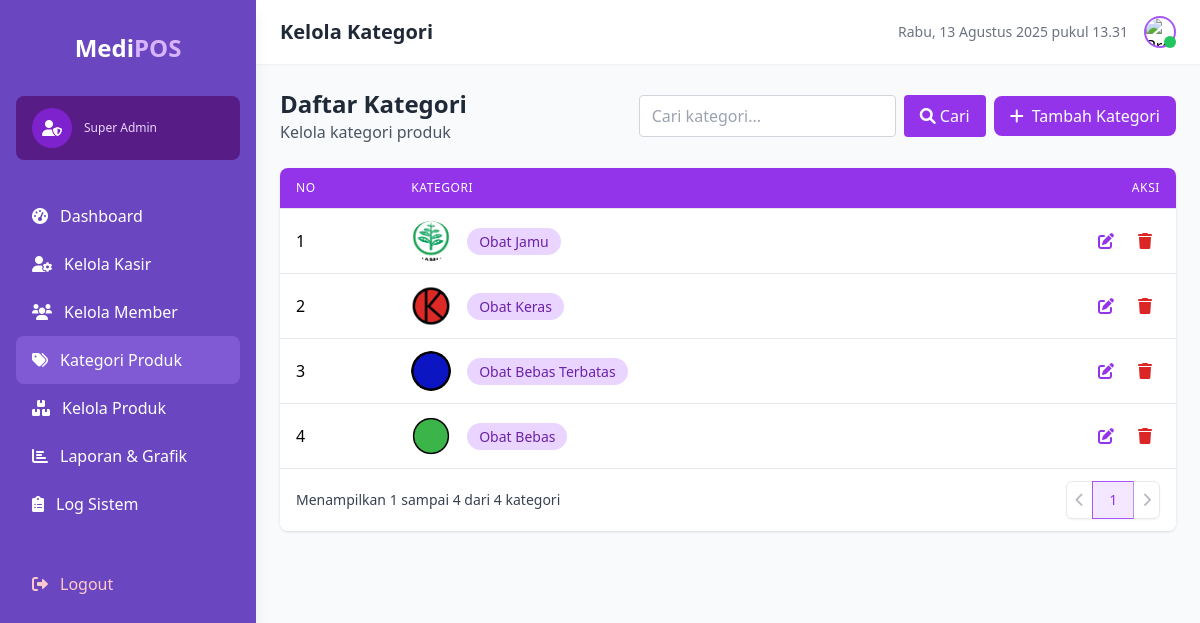
Screenshot of /admin/manage_category.php with the database file from the repository.
### tables this page shows
CREATE TABLE `category` (
  `id` int(11) NOT NULL,
  `category` varchar(255) NOT NULL,
  `image` varchar(255) NOT NULL
);

### admin/manage_category.php (the view, shortened to what this page needs)
<?php
require '../service/connection.php';
$email = $_SESSION['email'];
$query = mysqli_query($conn, "SELECT * FROM admin WHERE email = '$email'");
$admin = mysqli_fetch_assoc($query);
$image = !empty($admin['image']) ? '../uploads/' . $admin['image'] : '../assets/default.jpg';
$results_per_page = 10;
$page = isset($_GET['page']) ? (int)$_GET['page'] : 1;
$offset = ($page - 1) * $results_per_page;
$total_query = mysqli_query($conn, "SELECT COUNT(*) as total FROM category");
$total_row = mysqli_fetch_assoc($total_query);
$total_pages = ceil($total_row['total'] / $results_per_page);
$kategoriData = mysqli_query($conn, "SELECT * FROM category ORDER BY id DESC LIMIT $offset, $results_per_page");
$search = isset($_GET['search']) ? trim($_GET['search']) : '';
if ($search !== '') {
    $query = "SELECT * FROM category WHERE category LIKE ? ORDER BY category ASC";
    $stmt = $conn->prepare($query);
    $search_param = "%$search%";
    $stmt->bind_param("s", $search_param);
    $stmt->execute();
    $kategoriData = $stmt->get_result();
    $stmt->close();
} else {
    $kategoriData = mysqli_query($conn, "SELECT * FROM category ORDER BY id DESC LIMIT $offset, $results_per_page");
}
?>
<!DOCTYPE html>
<html lang="en">
<head>
    <script src="https://cdn.tailwindcss.com"></script>
    <link href="https://cdnjs.cloudflare.com/ajax/libs/font-awesome/6.0.0-beta3/css/all.min.css" rel="stylesheet">
</head>
<body class="bg-gray-50">
    <div class="flex h-screen">
        <div class="sidebar w-64 px-4 py-8 shadow-lg fixed h-full">
            <div class="flex items-center justify-center mb-8">
                <h1 class="text-2xl font-bold">
                    <span class="text-white">Medi</span><span class="text-purple-300">POS</span>
                </h1>
            </div>
            <div class="flex items-center px-4 py-3 mb-6 rounded-lg bg-purple-900">
                <div class="w-10 h-10 rounded-full bg-purple-700 flex items-center justify-center">
                    <i class="fas fa-user-shield text-white"></i>
                </div>
                <div class="ml-3">
                    <p class="text-xs text-purple-200">Super Admin</p>
                </div>
            </div>
            <nav class="mt-8">
                <a href="dashboard.php" class="flex items-center px-4 py-3 rounded-lg hover:bg-purple-800">
                    <i class="fas fa-tachometer-alt mr-3"></i>
                    Dashboard
                </a>
                <a href="manage_admin.php" class="flex items-center px-4 py-3 rounded-lg hover:bg-purple-800">
                    <i class="fas fa-user-cog mr-3"></i>
                    Kelola Kasir
                </a>
                <a href="manage_member.php" class="flex items-center px-4 py-3 rounded-lg hover:bg-purple-800">
                    <i class="fas fa-users mr-3"></i>
                    Kelola Member
                </a>
                <a href="manage_category.php" class="flex items-center px-4 py-3 rounded-lg nav-active">
                    <i class="fas fa-tags mr-3"></i>
                    Kategori Produk
                </a>
                <a href="manage_product.php" class="flex items-center px-4 py-3 rounded-lg hover:bg-purple-800">
                    <i class="fas fa-boxes mr-3"></i>
                    Kelola Produk
                </a>
                <a href="reports.php" class="flex items-center px-4 py-3 rounded-lg hover:bg-purple-800">
                    <i class="fas fa-chart-bar mr-3"></i>
                    Laporan & Grafik
                </a>
                <a href="system_logs.php" class="flex items-center px-4 py-3 rounded-lg hover:bg-purple-800">
                    <i class="fas fa-clipboard-list mr-3"></i>
                    Log Sistem
                </a>
                <a href="../service/logout.php" class="flex items-center px-4 py-3 rounded-lg hover:bg-purple-800 mt-8 text-red-200">
                    <i class="fas fa-sign-out-alt mr-3"></i>
                    Logout
                </a>
            </nav>
        </div>
        <div class="ml-64 flex-1 overflow-y-auto">
            <header class="bg-white shadow-sm">
                <div class="flex justify-between items-center px-6 py-4">
                    <h2 class="text-xl font-semibold text-gray-800">Kelola Kategori</h2>
                    <div class="flex items-center space-x-4">
                        <span class="text-sm text-gray-500" id="currentDateTime"></span>
                        <div class="relative">
                            <img src="<?= $image ?>"
                                alt="Profile"
                                class="w-8 h-8 rounded-full border-2 border-purple-500">
                            <span class="absolute bottom-0 right-0 w-3 h-3 bg-green-500 rounded-full"></span>
                        </div>
                    </div>
                </div>
            </header>
            <main class="p-6">
                <div class="flex justify-between items-center mb-6">
                    <div>
                        <h2 class="text-2xl font-bold text-gray-800">Daftar Kategori</h2>
                        <p class="text-gray-600">Kelola kategori produk</p>
                    </div>
                    <div class="flex gap-2 items-center">
                        <form method="GET" class="flex gap-2">
                            <input type="text" name="search" value="<?= htmlspecialchars($search ?? '') ?>" placeholder="Cari kategori..." class="form-input px-3 py-2 rounded border border-gray-300 focus:outline-none focus:ring">
                            <button type="submit" class="px-4 py-2 bg-purple-600 text-white rounded hover:bg-purple-700"><i class="fas fa-search"></i> Cari</button>
                        </form>
                        <button id="addCategoryBtn" class="bg-purple-600 hover:bg-purple-700 text-white px-4 py-2 rounded-lg flex items-center">
                            <i class="fas fa-plus mr-2"></i> Tambah Kategori
                        </button>
                    </div>
                </div>
                <div class="bg-white rounded-lg shadow overflow-hidden">
                    <div class="overflow-x-auto">
                        <table class="min-w-full divide-y divide-gray-200">
                            <thead class="bg-purple-600 text-white">
                                <tr>
                                    <th class="px-4 py-3 text-left text-xs font-medium uppercase tracking-wider">No</th>
                                    <th class="px-4 py-3 text-left text-xs font-medium uppercase tracking-wider">Kategori</th>
                                    <th class="px-4 py-3 text-right text-xs font-medium uppercase tracking-wider">Aksi</th>
                                </tr>
                            </thead>
                            <tbody class="bg-white divide-y divide-gray-200">
                                <?php
                                $no = $offset + 1;
                                if ($kategoriData && mysqli_num_rows($kategoriData) > 0) {
                                    while ($row = mysqli_fetch_assoc($kategoriData)) {
                                        $categoryImage = !empty($row['image']) ? '../uploads/' . $row['image'] : '../assets/default-category.png';
                                ?>
                                        <tr class="hover:bg-purple-50 transition-colors">
                                            <td class="px-4 py-3 whitespace-nowrap"><?= $no++ ?></td>
                                            <td class="px-4 py-3">
                                                <div class="flex items-center">
                                                    <div class="flex-shrink-0 h-10 w-10">
                                                        <img class="h-10 w-10 rounded-full object-cover"
                                                            src="<?= $categoryImage ?>"
                                                            alt="<?= htmlspecialchars($row['category']) ?>"
                                                            onerror="this.src='../assets/default-category.png'">
                                                    </div>
                                                    <div class="ml-4">
                                                        <span class="badge-primary px-3 py-1 rounded-full text-sm">
                                                            <?= htmlspecialchars($row['category']) ?>
                                                        </span>
                                                    </div>
                                                </div>
                                            </td>
                                            <td class="px-4 py-3 text-right">
                                                <div class="flex justify-end space-x-2">
                                                    <button onclick="openEditModal(<?= $row['id'] ?>, '<?= htmlspecialchars($row['category']) ?>', '<?= $row['image'] ?>')"
                                                        class="text-purple-600 hover:text-purple-800 p-2 rounded-md hover:bg-purple-100 transition-colors">
                                                        <i class="fas fa-edit"></i>
                                                    </button>
                                                    <button onclick="hapusKategori(<?= $row['id'] ?>)"
                                                        class="text-red-600 hover:text-red-800 p-2 rounded-md hover:bg-red-100 transition-colors">
                                                        <i class="fas fa-trash"></i>
                                                    </button>
                                                </div>
                                            </td>
                                        </tr>
                                <?php
                                    }
                                }
                                ?>
                            </tbody>
                        </table>
                    </div>
                    <div class="bg-white px-4 py-3 flex items-center justify-between border-t border-gray-200">
                        <div class="hidden sm:flex-1 sm:flex sm:items-center sm:justify-between">
                            <div>
                                <p class="text-sm text-gray-700">
                                    Menampilkan <span class="font-medium"><?= ($offset + 1) ?></span> sampai <span class="font-medium"><?= min($offset + $results_per_page, $total_row['total']) ?></span> dari <span class="font-medium"><?= $total_row['total'] ?></span> kategori
                                </p>
                            </div>
                            <div>
                                <nav class="relative z-0 inline-flex rounded-md shadow-sm -space-x-px" aria-label="Pagination">
                                    <a href="?page=<?= max(1, $page - 1) ?>" class="relative inline-flex items-center px-2 py-2 rounded-l-md border border-gray-300 bg-white text-sm font-medium text-gray-500 hover:bg-gray-50 <?= $page <= 1 ? 'opacity-50 cursor-not-allowed' : '' ?>">
                                        <i class="fas fa-chevron-left"></i>
                                    </a>
                                    <?php
                                    $startPage = max(1, $page - 2);
                                    $endPage = min($total_pages, $page + 2);
                                    for ($i = $startPage; $i <= $endPage; $i++) {
                                        $active = $i == $page ? 'bg-purple-100 border-purple-500 text-purple-600' : 'bg-white border-gray-300 text-gray-700 hover:bg-gray-50';
                                        echo '<a href="?page=' . $i . '" class="relative inline-flex items-center px-4 py-2 border text-sm font-medium ' . $active . '">' . $i . '</a>';
                                    }
                                    ?>
                                    <a href="?page=<?= min($total_pages, $page + 1) ?>" class="relative inline-flex items-center px-2 py-2 rounded-r-md border border-gray-300 bg-white text-sm font-medium text-gray-500 hover:bg-gray-50 <?= $page >= $total_pages ? 'opacity-50 cursor-not-allowed' : '' ?>">
                                        <i class="fas fa-chevron-right"></i>
                                    </a>
                                </nav>
                            </div>
                        </div>
                    </div>
                </div>
            </main>
        </div>
    </div>
</body>
</html>

### admin/manage_category.php (style rules this page uses)
body { font-family: 'Segoe UI', Tahoma, Geneva, Verdana, sans-serif; background-color: #f8fafc; }
.sidebar { background-color: #6b46c1; color: white; }
.nav-active { background-color: #805ad5; }
.badge-primary { background-color: #e9d5ff; color: #6b21a8; }

### rows the page displays
category: image (picture), category "Obat Jamu"
category: image (picture), category "Obat Keras"
category: image (picture), category "Obat Bebas Terbatas"
category: image (picture), category "Obat Bebas"

### other values shown
$offset + 1 "1"
min($offset + $results_per_page, $total_row['total']) "4"
$total_row['total'] "4"
